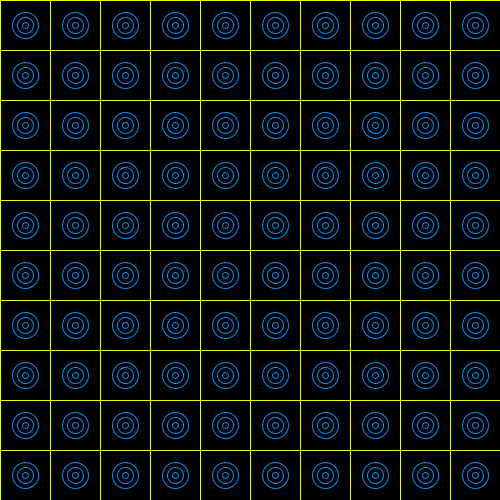
Frame 1 (no input)
Frame 60 (the mouse pressed at the canvas centre just before this capture): identical to frame 1, image omitted
Frame 120 (the mouse held since frame 60 and released just before this capture): identical to frame 1, image omitted

The Processing sketch that drew this single still picture (run headless with seeded random() and noise(); from frame 60 on, the mouse is pressed at the canvas centre):

// Processing sketch: sketch_3circlesineachsquare
// ── sketch_3circlesineachsquare.pde

void setup() {
  size(500, 500);
}

void draw() {
  background(0);

  int step = width / 10;

  for (int xi = 0; xi < width; xi = xi + step) {
    for (int yi = 0; yi < height; yi = yi + step) {
      for (int ns = 0; ns < 3; ns = ns + 1) {

        noFill();
        stroke(237, 255, 0);
        rect(xi, yi, xi+step, yi+step);
        noFill();
        stroke(0, 146, 255);
        circle(xi+step/2, yi+step/2, 6+ns*10);
        //circle(xi+step*random(0,1), yi+step*random(0,1), 5);
      }
    }
  }
}
